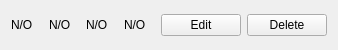
<?xml version="1.0" encoding="UTF-8"?>
<ui version="4.0">
 <class>ClassCourseTableRow</class>
 <widget class="QWidget" name="ClassCourseTableRow">
  <property name="geometry">
   <rect>
    <x>0</x>
    <y>0</y>
    <width>338</width>
    <height>50</height>
   </rect>
  </property>
  <property name="sizePolicy">
   <sizepolicy hsizetype="Expanding" vsizetype="Fixed">
    <horstretch>0</horstretch>
    <verstretch>0</verstretch>
   </sizepolicy>
  </property>
  <property name="minimumSize">
   <size>
    <width>0</width>
    <height>50</height>
   </size>
  </property>
  <property name="maximumSize">
   <size>
    <width>16777215</width>
    <height>50</height>
   </size>
  </property>
  <property name="windowTitle">
   <string/>
  </property>
  <layout class="QHBoxLayout" name="horizontalLayout">
   <item>
    <widget class="QLabel" name="classNumberLabel">
     <property name="text">
      <string>N/O</string>
     </property>
    </widget>
   </item>
   <item>
    <widget class="QLabel" name="classNameLabel">
     <property name="text">
      <string>N/O</string>
     </property>
    </widget>
   </item>
   <item>
    <widget class="QLabel" name="classCourselabel">
     <property name="text">
      <string>N/O</string>
     </property>
    </widget>
   </item>
   <item>
    <widget class="QLabel" name="classCoursestatus">
     <property name="text">
      <string>N/O</string>
     </property>
    </widget>
   </item>
   <item>
    <widget class="QPushButton" name="editButton">
     <property name="text">
      <string>Edit</string>
     </property>
     <property name="icon">
      <iconset resource="Resources/icons/skyblue/skyblue.qrc">
       <normaloff>:/skyblue_icons/edit.svg</normaloff>:/skyblue_icons/edit.svg</iconset>
     </property>
    </widget>
   </item>
   <item>
    <widget class="QPushButton" name="deleteButton">
     <property name="text">
      <string>Delete</string>
     </property>
     <property name="icon">
      <iconset resource="Resources/icons/skyblue/skyblue.qrc">
       <normaloff>:/skyblue_icons/trash.svg</normaloff>:/skyblue_icons/trash.svg</iconset>
     </property>
    </widget>
   </item>
  </layout>
 </widget>
 <resources>
  <include location="Resources/icons/skyblue/skyblue.qrc"/>
 </resources>
 <connections/>
</ui>
